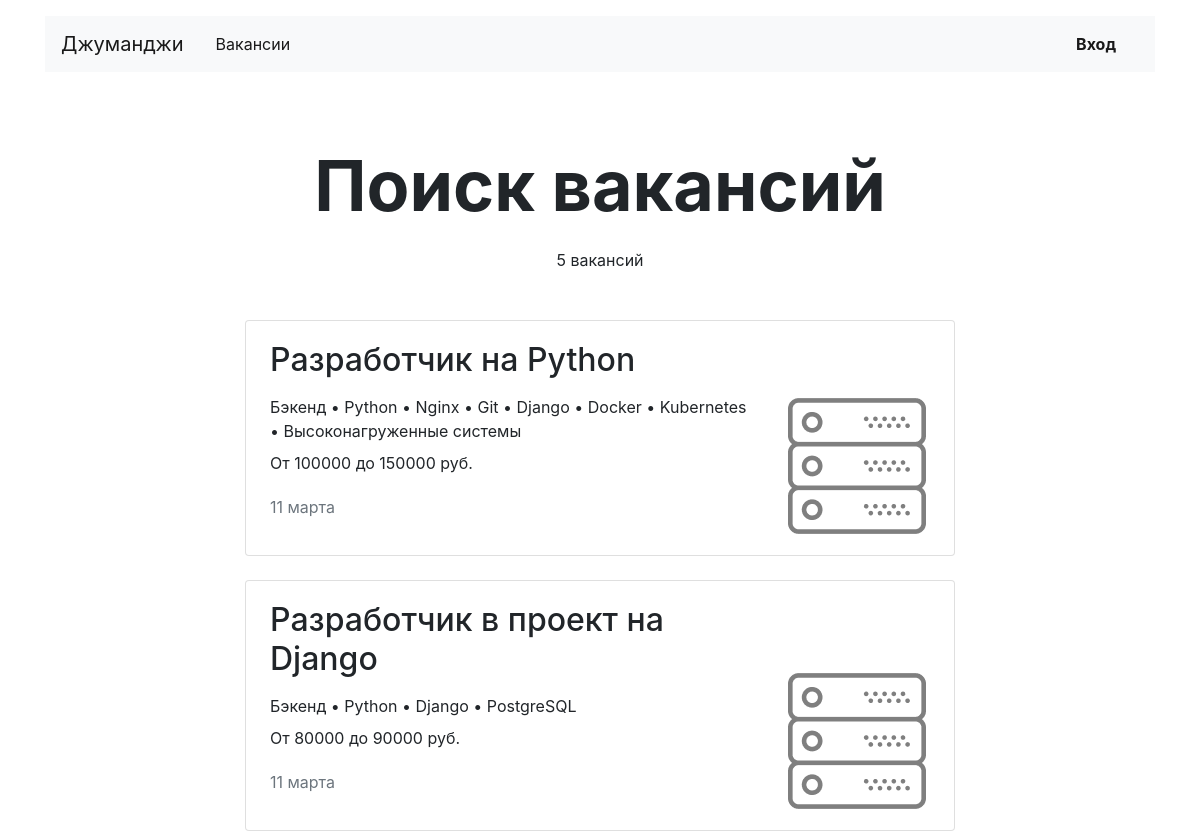
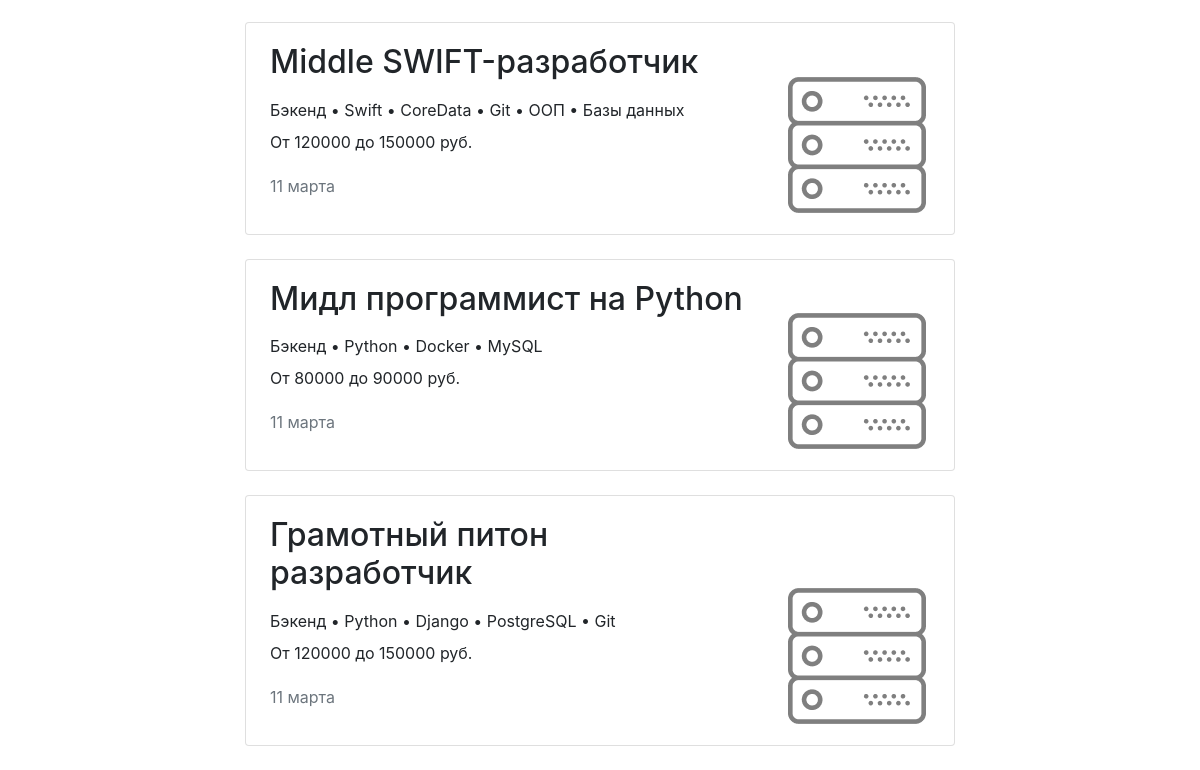
/vacancies/, run on an earlier commit of the app's database (2 pictures, top to bottom).
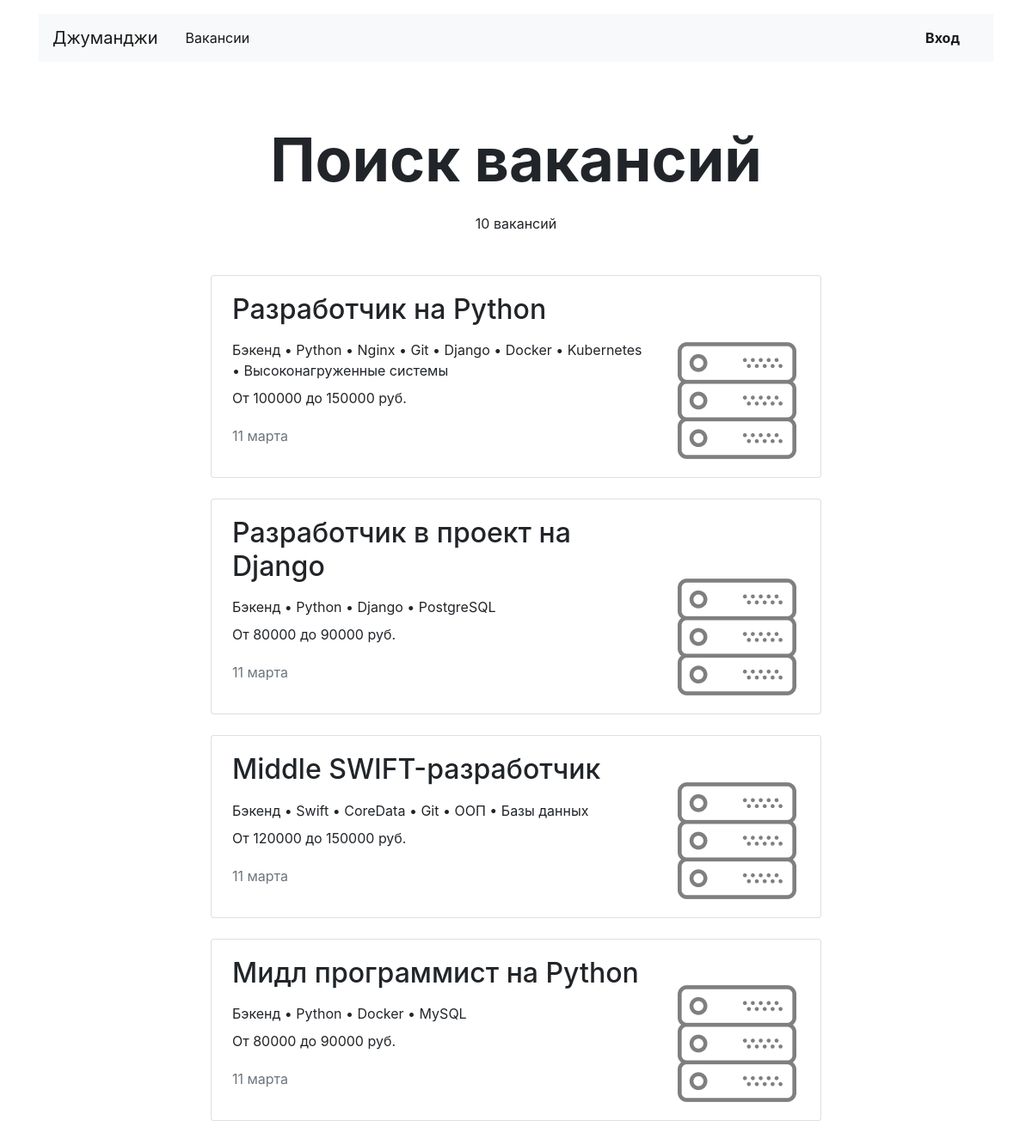
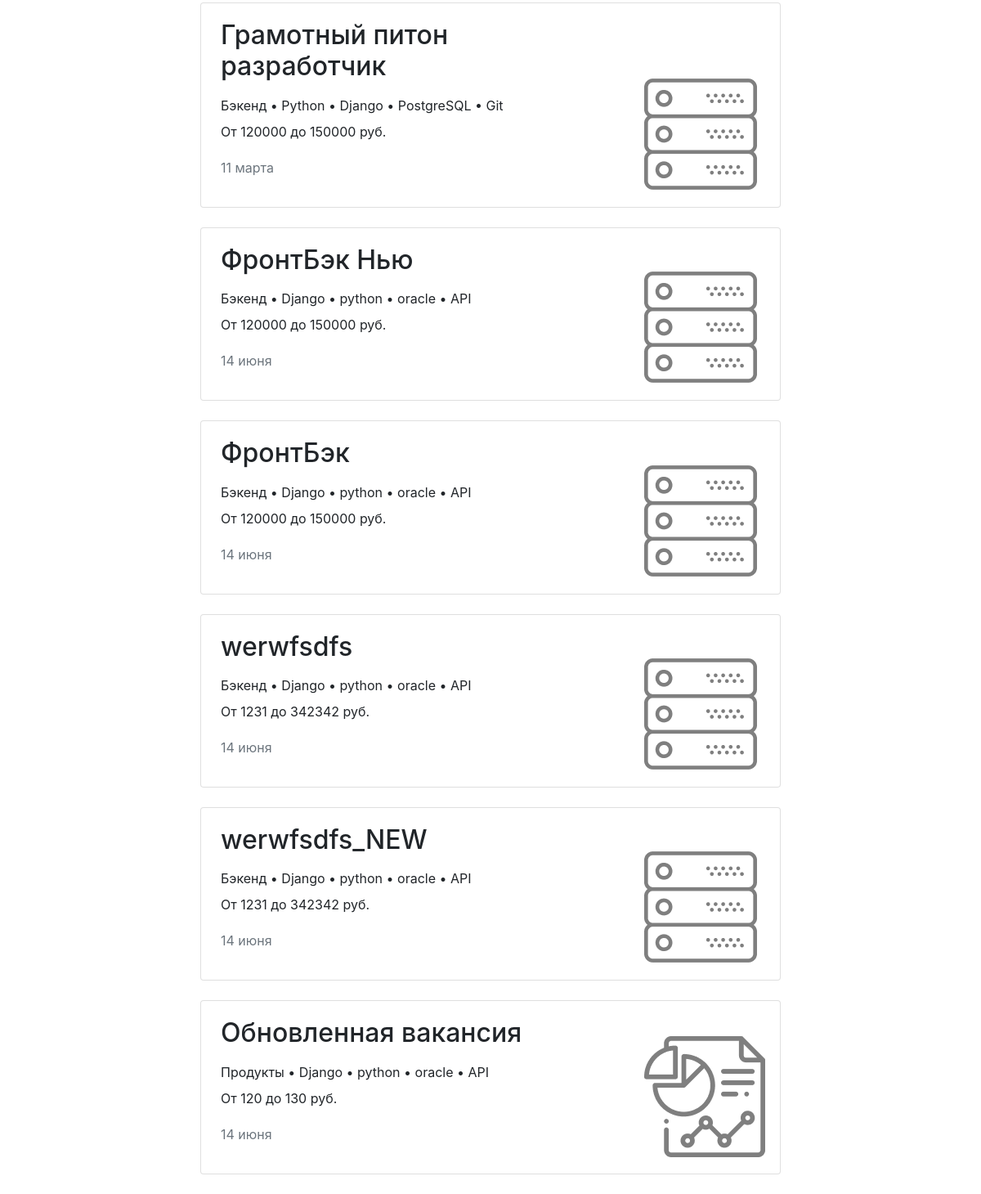
And on a later commit of the database (2 pictures, top to bottom).
### job/models.py (models this page shows, shortened)
class Vacancy(models.Model):
    title = models.CharField(max_length=64)
    specialty = models.ForeignKey(Specialty, on_delete=models.CASCADE, related_name='vacancies', null=True)
    company = models.ForeignKey(Company, on_delete=models.CASCADE, related_name='vacancies')
    skills = models.CharField(max_length=64)
    description = models.CharField(max_length=32)
    salary_min = models.IntegerField()
    salary_max = models.IntegerField()
    published_at = models.DateField(max_length=32, null=True)

class Specialty(models.Model):
    code = models.CharField(max_length=32)
    title = models.CharField(max_length=50)
    picture = models.ImageField(upload_to=MEDIA_SPECIALITY_IMAGE_DIR)

### job/views/public.py (the view)
# urls.py: path('vacancies/', VacanciesListView.as_view(), name='all_vacancies'),
class VacanciesListView(View):
    def get(self, request):
        vacancies = Vacancy.objects.all()
        for vacancy in vacancies:
            vacancy.skills = vacancy.skills.split(', ')
        context = {
            'vacancies': vacancies,
            'count': vacancies.count(),
        }
        return render(request, 'job/vacancies.html', context)

### job/templates/job/vacancies.html
{% extends 'job/base.html' %}
{% block content %}
<main class="container mt-3">
  <section>
    <h1 class="h1 text-center mx-auto mt-4 pt-5" style="font-size: 70px;"><strong>Поиск вакансий <p>{{ header.title }}</p></strong></h1>
    <p class="text-center pt-1">{{ count }} вакансий</p>
    <div class="row mt-5">
      <div class="col-12 col-lg-8 offset-lg-2 m-auto">
        {% for vacancy in vacancies %}
        <div class="card mb-4">
          <div class="card-body px-4">
            <div class="row">
              <div class="col-12 col-md-8 col-lg-9">
                <h2 class="h2 pb-2">{{ vacancy.title }}</h2>
                <p class="mb-2">{{ vacancy.specialty.title }} • {{ vacancy.skills|join:" • " }}</p>
                <p>От {{ vacancy.salary_min }} до {{ vacancy.salary_max }} руб.</p>
                <p class="text-muted pt-1">{{ vacancy.published_at|date:"d E" }}</p>
              </div>
              <div class="col-12 col-md-4 col-lg-3 d-flex align-items-end">
                <a href="{% url 'vacancy' vacancy.id %}"><img src="{{ vacancy.specialty.picture.url }}"  alt=""></a>
              </div>
            </div>
          </div>
        </div>
        {% endfor %}
      </div>
    </div>
  </section>
</main>
{% endblock %}

### job/templates/job/base.html (shortened to what this page needs)
<!DOCTYPE html>
<html lang="en">
<head>
    <link rel="stylesheet" href="https://stackpath.bootstrapcdn.com/bootstrap/4.3.1/css/bootstrap.min.css"
>
</head>
<body>
<header class="container mt-3">
    <nav class="navbar navbar-expand-lg navbar-light bg-light">
        <a class="navbar-brand mr-4" href="{% url 'main' %}">Джуманджи</a>
        <div class="collapse navbar-collapse justify-content-between" id="navbarNav">
            <ul class="navbar-nav col-10">
                <li class="nav-item {% if request.path == '/vacancies/' %}active{% endif %}">
                    <a class="nav-link" href="{% url 'all_vacancies' %}">Вакансии</a>
                </li>
            </ul>
            <ul class="navbar-nav col-2 justify-content-end">
                <li class="nav-item active">
                    {% if user.is_authenticated %}
                    <div class="btn-group">
                        <button type="button" class="btn dropdown-toggle font-weight-bold" data-toggle="dropdown" aria-haspopup="true" aria-expanded="false">
                            {{ user.first_name }} {{ user.last_name }}
                        </button>
                        <div class="dropdown-menu dropdown-menu-right mt-3">
                            <a href="#" class="dropdown-item py-2">Резюме</a>
                            <a href="{% url 'my_company' %}" class="dropdown-item py-2">Компания</a>
                            <a href="{% url 'logout' %}" class="dropdown-item py-2">Выйти</a>
                        </div>
                    </div>
                    {% else %}
                    <a href="/login/" class="nav-link font-weight-bold">Вход</a>
                    {% endif %}
                </li>
            </ul>
        </div>
    </nav>
</header>
<main class="container mt-3">
    {% block content %}
    {% endblock %}
</main>
</body>
</html>

What changed in the data, as far as the page shows it:
added Vacancy: title "ФронтБэк Нью", specialty "Бэкенд", skills "Django • python • oracle • API", salary_min "120000", salary_max "150000", published_at "14 июня", specialty.picture (picture)
added Vacancy: title "ФронтБэк", specialty "Бэкенд", skills "Django • python • oracle • API", salary_min "120000", salary_max "150000", published_at "14 июня", specialty.picture (picture)
added Vacancy: title "werwfsdfs", specialty "Бэкенд", skills "Django • python • oracle • API", salary_min "1231", salary_max "342342", published_at "14 июня", specialty.picture (picture)
added Vacancy: title "werwfsdfs_NEW", specialty "Бэкенд", skills "Django • python • oracle • API", salary_min "1231", salary_max "342342", published_at "14 июня", specialty.picture (picture)
added Vacancy: title "Обновленная вакансия", specialty "Продукты", skills "Django • python • oracle • API", salary_min "120", salary_max "130", published_at "14 июня", specialty.picture (picture)
Also different on the page:
{{ count }}: "5" → "10"
